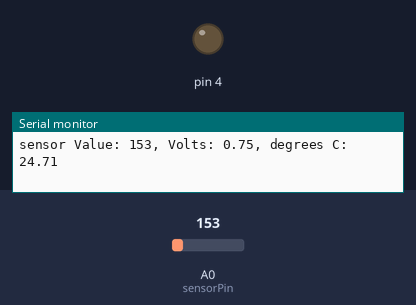
Bench run of a sketch on a simulated Arduino Uno, built with avr-gcc and run on an emulated ATmega328P. Shown: output pins drawn as LEDs (lit = HIGH), the last lines printed to the serial monitor. Inputs (shaded band) come from the test bench; at power-on: A0 (sensorPin) = 153.

Above: at 1.2 s.
1.3 s: A0 (sensorPin) set to 177
At 1.8 s:
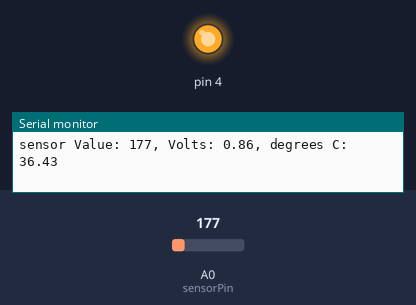
2.8 s: A0 (sensorPin) set to 133
At 3.3 s:
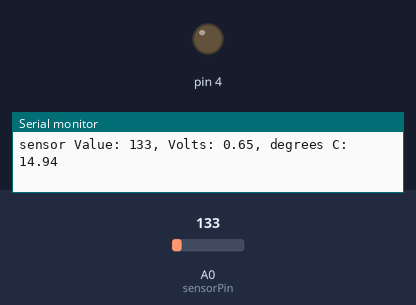
5.8 s: A0 (sensorPin) set to 165
At 6.6 s:
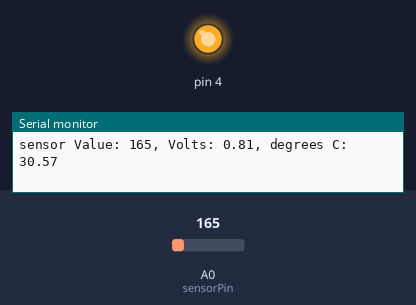
Timing chart, 0 to 8.8 s (numbered marks = the images above; inputs shaded):
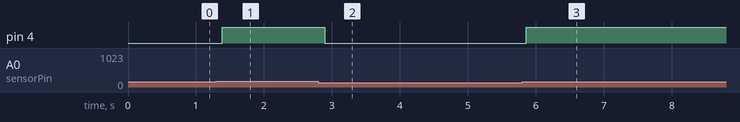

The sketch:

sens_temp.ino
```cpp
/*
  Arduino Starter Kit example
  Project 3 - Love-O-Meter

  This sketch is written to accompany Project 3 in the Arduino Starter Kit

  Parts required:
  - one TMP36 temperature sensor
  - three red LEDs
  - three 220 ohm resistors

  created 13 Sep 2012
  by Scott Fitzgerald

  http://www.arduino.cc/starterKit

  This example code is part of the public domain.
*/

// named constant for the pin the sensor is connected to
const int sensorPin = A0;
// room temperature in Celsius
const float baselineTemp = 30.0;

void setup() {
  // open a serial connection to display values
  Serial.begin(9600);
  // set the LED pins as outputs
  // the for() loop saves some extra coding
  pinMode(4, OUTPUT);
  digitalWrite(4, LOW);
}

void loop() {
  // read the value on AnalogIn pin 0 and store it in a variable
  int sensorVal = analogRead(sensorPin);

  // send the 10-bit sensor value out the serial port
  Serial.print("sensor Value: ");
  Serial.print(sensorVal);

  // convert the ADC reading to voltage
  float voltage = (sensorVal / 1024.0) * 5.0;

  // Send the voltage level out the Serial port
  Serial.print(", Volts: ");
  Serial.print(voltage);

  // convert the voltage to temperature in degrees C
  // the sensor changes 10 mV per degree
  // the datasheet says there's a 500 mV offset
  // ((voltage - 500 mV) times 100)
  Serial.print(", degrees C: ");
  float temperature = (voltage - .5) * 100;
  Serial.println(temperature);

  // if the current temperature is lower than the baseline turn off all LEDs
  if (temperature > baselineTemp)
    digitalWrite(4, HIGH);
  if (temperature < baselineTemp)
    digitalWrite(4, LOW);
  delay(1);
}
```

Measured:
- the behaviour switches between 163 and 164 on A0 (sensorPin) (found by bisection; images 0 and 1)
- after the input at 1.3 s, pin 4: LOW → HIGH after 0.09 s
- after the input at 2.8 s, pin 4: HIGH → LOW after 0.10 s
- after the input at 5.8 s, pin 4: LOW → HIGH after 0.06 s
